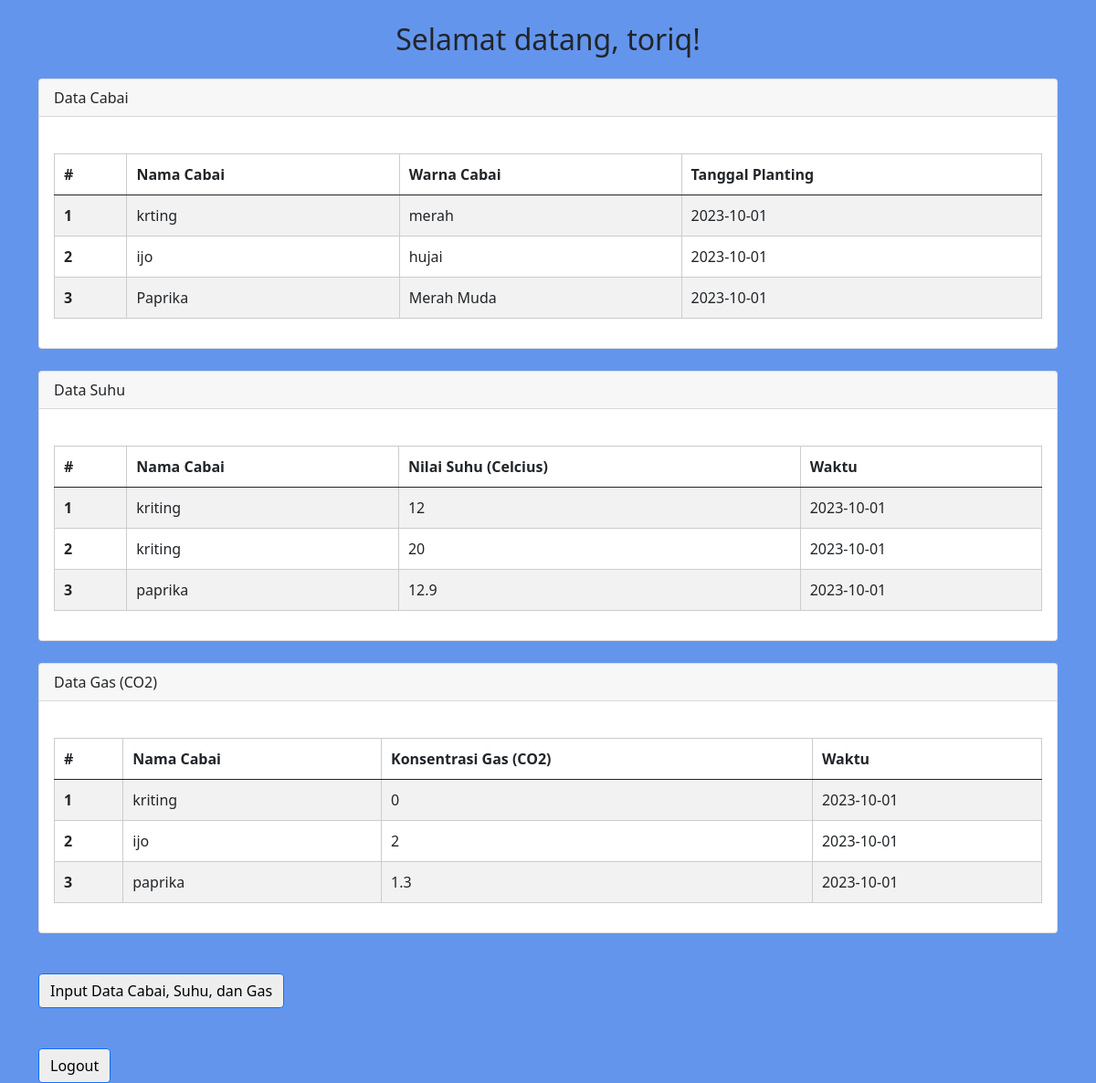
The app's page /index.php (signed in) with its own data.
### tables this page shows
CREATE TABLE `cabai` (
  `id` int(11) NOT NULL,
  `nama_cabai` varchar(15) NOT NULL,
  `warna_cabai` varchar(15) NOT NULL,
  `tanggal_planting` date NOT NULL
);

CREATE TABLE `suhu` (
  `id` int(11) NOT NULL,
  `nama_cabai` varchar(15) NOT NULL,
  `suhu` float NOT NULL,
  `waktu` date NOT NULL
);

CREATE TABLE `gas` (
  `id` int(11) NOT NULL,
  `nama_cabai` varchar(15) NOT NULL,
  `konsentrasi_gas` float NOT NULL,
  `waktu` date NOT NULL
);

### index.php (the view, shortened to what this page needs)
<?php
$host       = "localhost";
$user       = "root";
$pass       = "";
$db         = "monitoring_cabai";
$koneksi    = mysqli_connect($host, $user, $pass, $db);
?>
<!DOCTYPE html>
<html lang="en">
<head>
    <link href="https://cdn.jsdelivr.net/npm/bootstrap@5.0.2/dist/css/bootstrap.min.css" rel="stylesheet">
</head>
<body>
    <div class="container mt-4 teks-selamat-datang">
        <h2>Selamat datang, <?php echo $_SESSION['username']; ?>!</h2>
    </div>
    <div class="container mt-4">
        <div class="card">
            <div class="card-header">
                Data Cabai
            </div>
            <div class="card-body">
                <table class="table table-striped mt-4">
                    <thead>
                        <tr>
                            <th scope="col">#</th>
                            <th scope="col">Nama Cabai</th>
                            <th scope="col">Warna Cabai</th>
                            <th scope="col">Tanggal Planting</th>
                        </tr>
                    </thead>
                    <tbody>
                        <?php
                        $sqlCabai = "SELECT * FROM cabai";
                        $resultCabai = mysqli_query($koneksi, $sqlCabai);
                        $urut = 1;
                        while ($rowCabai = mysqli_fetch_array($resultCabai)) {
                            $namaCabai = $rowCabai['nama_cabai'];
                            $warnaCabai = $rowCabai['warna_cabai'];
                            $tanggalPlanting = $rowCabai['tanggal_planting'];
                        ?>
                            <tr>
                                <th scope="row"><?php echo $urut++ ?></th>
                                <td><?php echo $namaCabai ?></td>
                                <td><?php echo $warnaCabai ?></td>
                                <td><?php echo $tanggalPlanting ?></td>
                            </tr>
                        <?php
                        }
                        ?>
                    </tbody>
                </table>
            </div>
        </div>
    </div>
    <div class="container mt-4">
        <div class="card">
            <div class="card-header">
                Data Suhu
            </div>
            <div class="card-body">
                <table class="table table-striped mt-4">
                    <thead>
                        <tr>
                            <th scope="col">#</th>
                            <th scope="col">Nama Cabai</th>
                            <th scope="col">Nilai Suhu (Celcius)</th>
                            <th scope="col">Waktu</th>
                        </tr>
                    </thead>
                    <tbody>
                        <?php
                        $sqlSuhu = "SELECT * FROM suhu";
                        $resultSuhu = mysqli_query($koneksi, $sqlSuhu);
                        $urut = 1;
                        while ($rowSuhu = mysqli_fetch_array($resultSuhu)) {
                            $namaCabai = $rowSuhu['nama_cabai'];
                            $nilaiSuhu = $rowSuhu['suhu'];
                            $waktuSuhu = $rowSuhu['waktu'];
                        ?>
                            <tr>
                                <th scope="row"><?php echo $urut++ ?></th>
                                <td><?php echo $namaCabai ?></td>
                                <td><?php echo $nilaiSuhu ?></td>
                                <td><?php echo $waktuSuhu ?></td>
                            </tr>
                        <?php
                        }
                        ?>
                    </tbody>
                </table>
            </div>
        </div>
    </div>
    <div class="container mt-4">
        <div class="card">
            <div class="card-header">
                Data Gas (CO2)
            </div>
            <div class="card-body">
                <table class="table table-striped mt-4">
                    <thead>
                        <tr>
                            <th scope="col">#</th>
                            <th scope="col">Nama Cabai</th>
                            <th scope="col">Konsentrasi Gas (CO2)</th>
                            <th scope="col">Waktu</th>
                        </tr>
                    </thead>
                    <tbody>
                        <?php
                        $sqlGas = "SELECT * FROM gas";
                        $resultGas = mysqli_query($koneksi, $sqlGas);
                        $urut = 1;
                        while ($rowGas = mysqli_fetch_array($resultGas)) {
                            $namaCabaiGas = $rowGas['nama_cabai'];
                            $konsentrasiGas = $rowGas['konsentrasi_gas'];
                            $waktuGas = $rowGas['waktu'];
                        ?>
                            <tr>
                                <th scope="row"><?php echo $urut++ ?></th>
                                <td><?php echo $namaCabaiGas ?></td>
                                <td><?php echo $konsentrasiGas ?></td>
                                <td><?php echo $waktuGas ?></td>
                            </tr>
                        <?php
                        }
                        ?>
                    </tbody>
                </table>
            </div>
        </div>
    </div>
<div class="container mt-4">
    <a href="input.php" class="btn btn-primary">Input Data Cabai, Suhu, dan Gas</a>
</div>
<div class="container mt-4">
        <a href="logout.php" class="btn btn-primary">Logout</a>
    </div>
</body>
</html>

### index.php (style rules this page uses)
body { background-color: #6495ed; }
.teks-selamat-datang { text-align: center; }
.card { margin-bottom: 20px; }
.table { width: 100%; }
.table th, .table td { padding: 10px; border: 1px solid #ccc; }
.btn { margin-top: 20px; color: black; background-color: #eee; }

### records on screen
cabai: nama_cabai "krting", warna_cabai "merah", tanggal_planting "2023-10-01"
cabai: nama_cabai "ijo", warna_cabai "hujai", tanggal_planting "2023-10-01"
cabai: nama_cabai "Paprika", warna_cabai "Merah Muda", tanggal_planting "2023-10-01"
suhu: nama_cabai "kriting", suhu "12", waktu "2023-10-01"
suhu: nama_cabai "kriting", suhu "20", waktu "2023-10-01"
suhu: nama_cabai "paprika", suhu "12.9", waktu "2023-10-01"
gas: nama_cabai "kriting", konsentrasi_gas "0", waktu "2023-10-01"
gas: nama_cabai "ijo", konsentrasi_gas "2", waktu "2023-10-01"
gas: nama_cabai "paprika", konsentrasi_gas "1.3", waktu "2023-10-01"

### other values on screen
$_SESSION['username'] "toriq"
